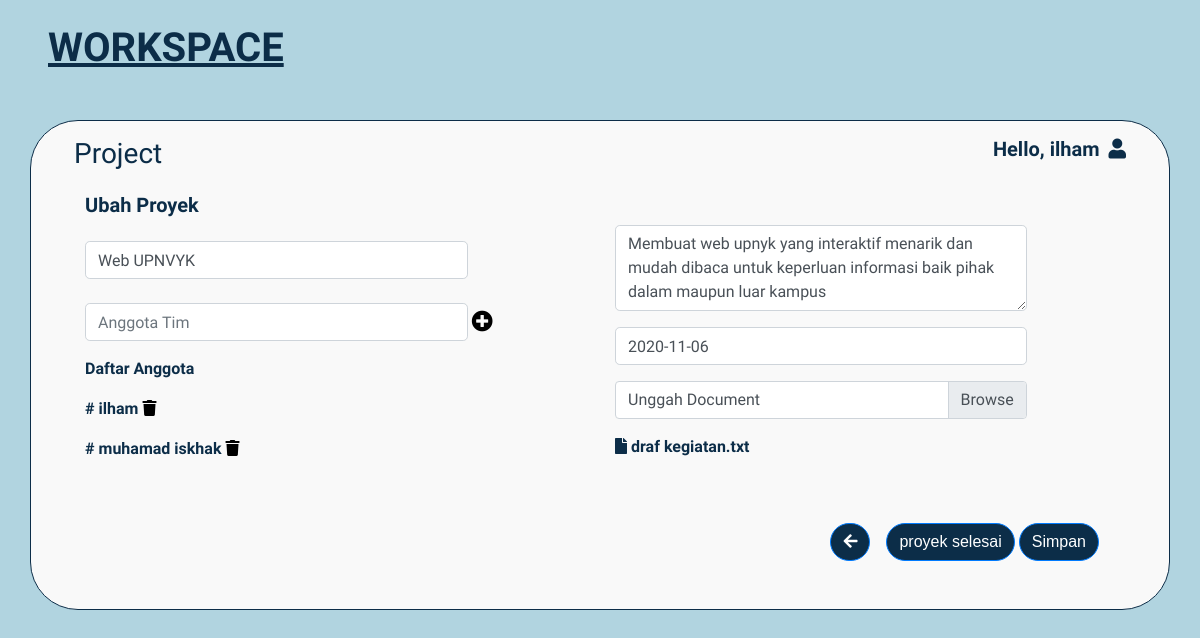
Before: /view/edit_project.php?id_project=1 (signed in) with the older database file.
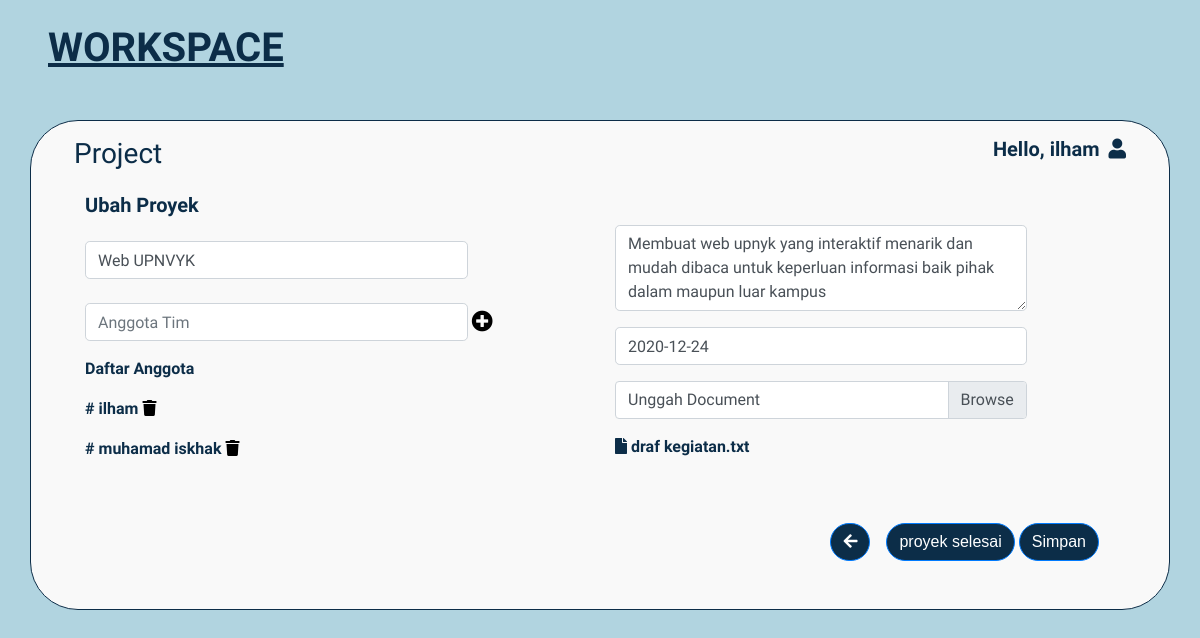
After: the same page with the newer database file.
### tables this page shows
CREATE TABLE `data_project` (
  `id_project` int(11) NOT NULL,
  `title` varchar(100) NOT NULL,
  `description` text NOT NULL,
  `deadline` date NOT NULL,
  `status` varchar(100) NOT NULL,
  `file` varchar(100) NOT NULL,
  `team` varchar(100) NOT NULL,
  `id_user` int(11) NOT NULL
);

### view/edit_project.php (the view, shortened to what this page needs)
<!DOCTYPE html>
<html lang="en">
<head>
    <link rel="stylesheet" href="../assets/bootstrap/css/bootstrap.min.css">
    <link rel="stylesheet" href="../assets/css/new_project.css">
    <link rel="stylesheet" href="https://use.fontawesome.com/releases/v5.7.0/css/all.css">
    <link rel="stylesheet" href="../assets/datepicker/css/bootstrap-datepicker.min.css">
</head>
<body style="background-color: #B1D4E0;">
    <?php
    require_once("../config/koneksi.php");
    $id = $_GET['id_project'];
    $cek_data_query = "SELECT * FROM data_project WHERE id_project='$id'";
    $data = mysqli_query($conn, $cek_data_query) or die(mysqli_error($conn));
    $result = mysqli_fetch_assoc($data)
    ?>
    <h1 class="mt-4 mb-5 ml-5" id="workspace_font">WORKSPACE</h1>
    <div class="container mt-5" id="kotak">
        <h3 class="float-left mt-3 mx-2 px-1 ml-4">Project</h3>
        <h5 class="float-right mt-3 mx-2 px-1 mr-4">Hello, <?= $_SESSION['nama'] ?> <i class="fas fa-user ml-1"></i></h5>
        <br>
        <div class="row mt-5 mb-5 mx-4">
            <div class="col-md-6">
                <h5>Ubah Proyek</h5>
                <form action="../config/action-editproject.php?id_project='<?=$id?>'" method="POST">
                    <div class="row">
                        <div class="col-9 pr-0">
                            <input name="title" class="form-control rounded-lg mt-3 mb-3" type="text" value="<?= $result['title'] ?>" placeholder="Judul Proyek">
                        </div>
                    </div>
                    <div class="row">
                        <div class="col-9 py-2 mb-2 pr-0">
                            <input class="form-control rounded-lg" type="text" placeholder="Anggota Tim">
                        </div>
                        <div class="col-2 py-2 mt-2 pl-1">
                            <a href="#"><i class="fa fa-plus-circle fa-lg"></i></a>
                        </div>
                    </div>
                    <div class="row">
                        <div class="col-10">
                            <p>Daftar Anggota</p>
                            <?php
                            $idUser = explode(",", $result['team']);
                            foreach ($idUser as $user) {
                                $cek_data_query_team = "SELECT * FROM data_user WHERE id='$user'";
                                $data_team = mysqli_query($conn, $cek_data_query_team) or die(mysqli_error($conn));
                                $result_team = mysqli_fetch_assoc($data_team);
                            ?>
                                <p id="namaAnggota"># <?= $result_team['nama_lengkap'] ?> <a href="../config/action-team.php?user='<?=$user?>'&id_project='<?=$id?>'"><i class="fas fa-trash"></i></a></p>
                            <?php } ?>
                        </div>
                    </div>
            </div>
            <div class="col-md-6 mt-4">
                <div class="row">
                    <div class="col-10">
                        <textarea name="des_proyek" id="" rows="3" class="form-control mb-2 mt-2 rounded-lg" placeholder="Deskripsi Proyek"><?= $result['description'] ?></textarea>
                    </div>
                </div>
                <div class="row">
                    <div class="col-10 py-2 mb-2">
                        <input name="deadline" type="text" class="form-control rounded-lg" id="date" value="<?= $result['deadline'] ?>" placeholder="YYYY-MM-DD" >
                    </div>
                </div>
                <div class="row">
                    <div class="col-10">
                        <div class="custom-file">
                            <label class="custom-file-label" for="file">Unggah Document</label>
                        </div>
                        <p class="mt-3"> <i class="fa fa-file"></i> <?= $result['file'] ?></p>
                    </div>
                </div>
                <input name = "simpan" type="submit" class="btn btn-primary mt-5 mr-3 float-right" value="Simpan" id="tombol">
                <a href="../config/action-updatestatus.php?id_project='<?=$id?>'"><button class="btn btn-primary mt-5 mr-1 float-right" id="tombol">proyek selesai</button></a>
                <a href="dashboard.php"><button class="btn btn-primary mt-5 mr-3 float-right" id="tombol"><i class="fas fa-arrow-left"></i></button></a>
            </div>
        </div>
    </div>
</body>
</html>

Changed rows visible on the page:
changed data_project "draf kegiatan.txt": deadline "2020-11-06" → "2020-12-24"
